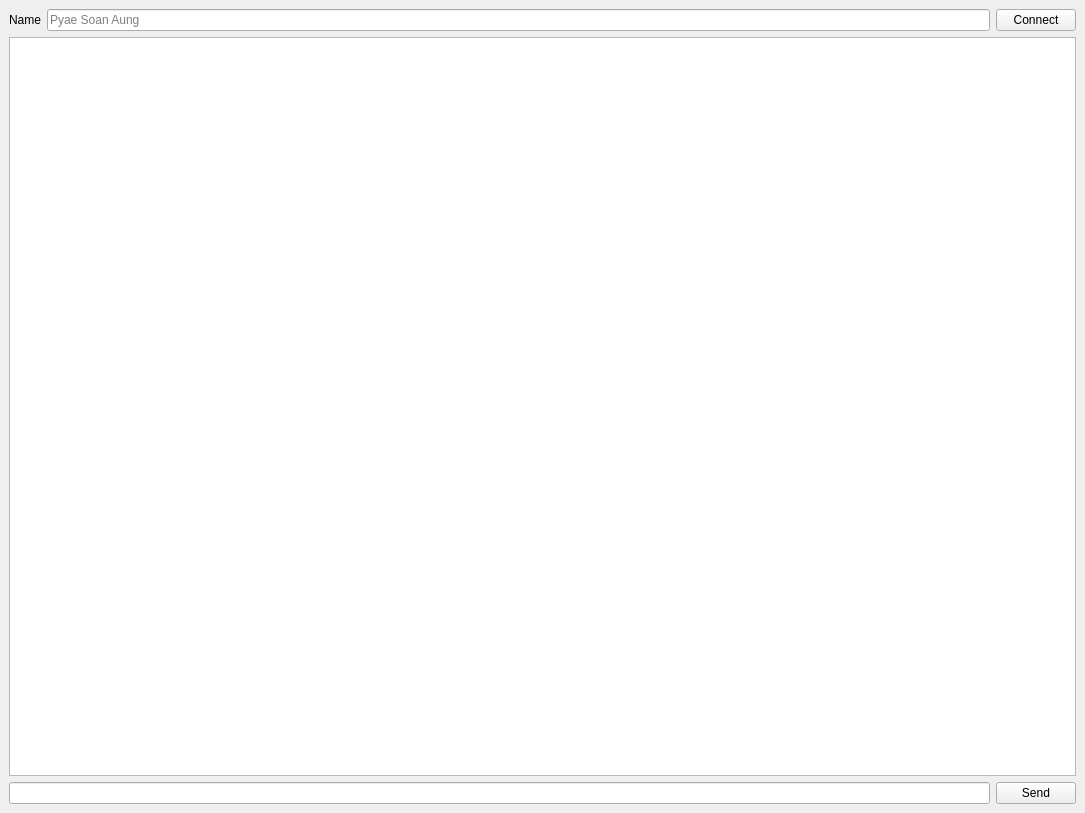
<?xml version="1.0" encoding="UTF-8"?>
<ui version="4.0">
 <class>MainWindow</class>
 <widget class="QMainWindow" name="MainWindow">
  <property name="geometry">
   <rect>
    <x>0</x>
    <y>0</y>
    <width>1085</width>
    <height>813</height>
   </rect>
  </property>
  <property name="windowTitle">
   <string>ROM Chat Client</string>
  </property>
  <widget class="QWidget" name="centralwidget">
   <layout class="QVBoxLayout" name="verticalLayout">
    <item>
     <layout class="QHBoxLayout" name="horizontalLayout_2">
      <item>
       <widget class="QLabel" name="label">
        <property name="text">
         <string>Name</string>
        </property>
       </widget>
      </item>
      <item>
       <widget class="QLineEdit" name="nameInput">
        <property name="placeholderText">
         <string>Pyae Soan Aung</string>
        </property>
       </widget>
      </item>
      <item>
       <widget class="QPushButton" name="connectButton">
        <property name="text">
         <string>Connect</string>
        </property>
       </widget>
      </item>
     </layout>
    </item>
    <item>
     <widget class="QTextBrowser" name="chatDisplay"/>
    </item>
    <item>
     <layout class="QHBoxLayout" name="horizontalLayout">
      <item>
       <widget class="QLineEdit" name="messageInput"/>
      </item>
      <item>
       <widget class="QPushButton" name="sendButton">
        <property name="text">
         <string>Send</string>
        </property>
       </widget>
      </item>
     </layout>
    </item>
   </layout>
  </widget>
 </widget>
 <resources/>
 <connections/>
</ui>
